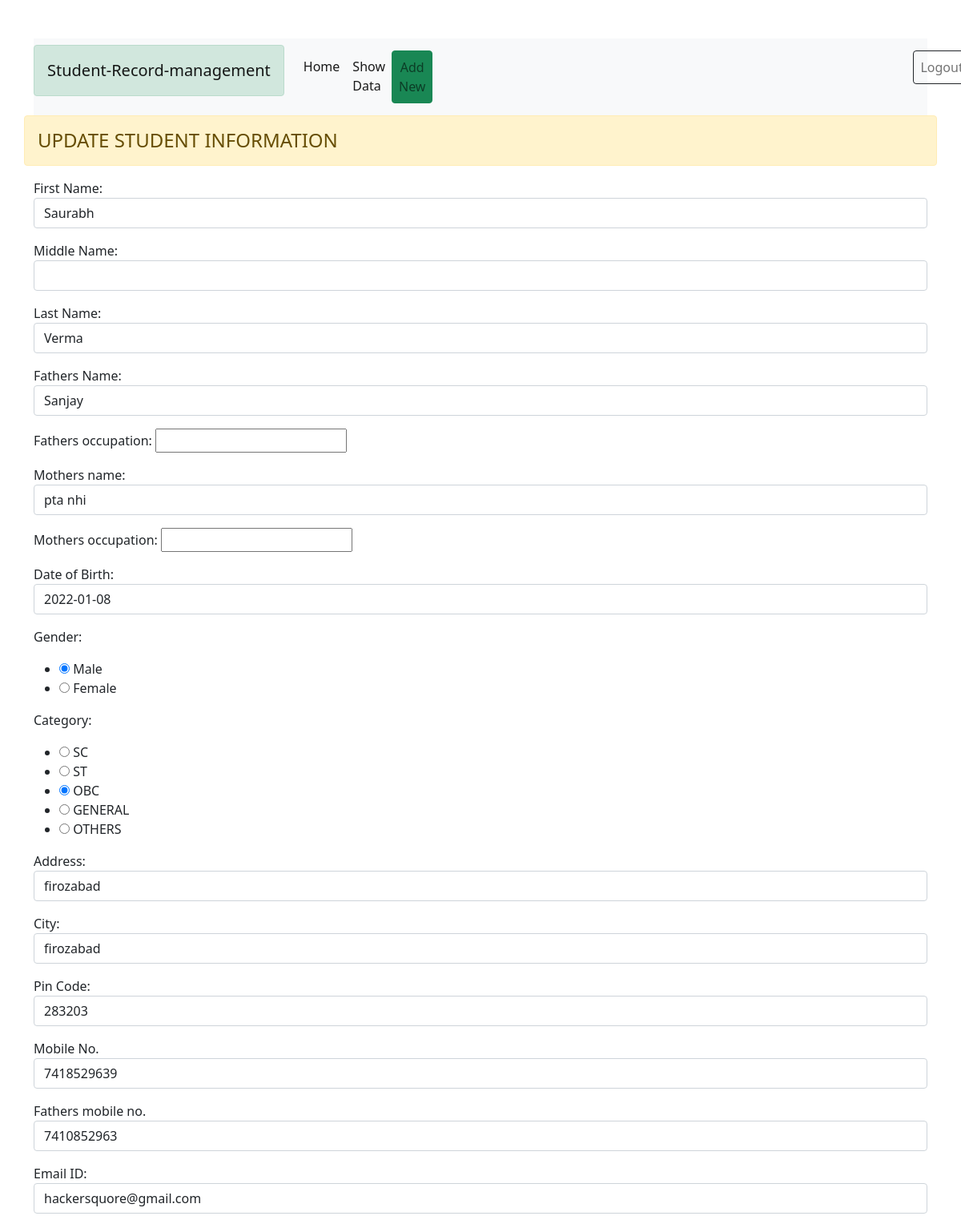
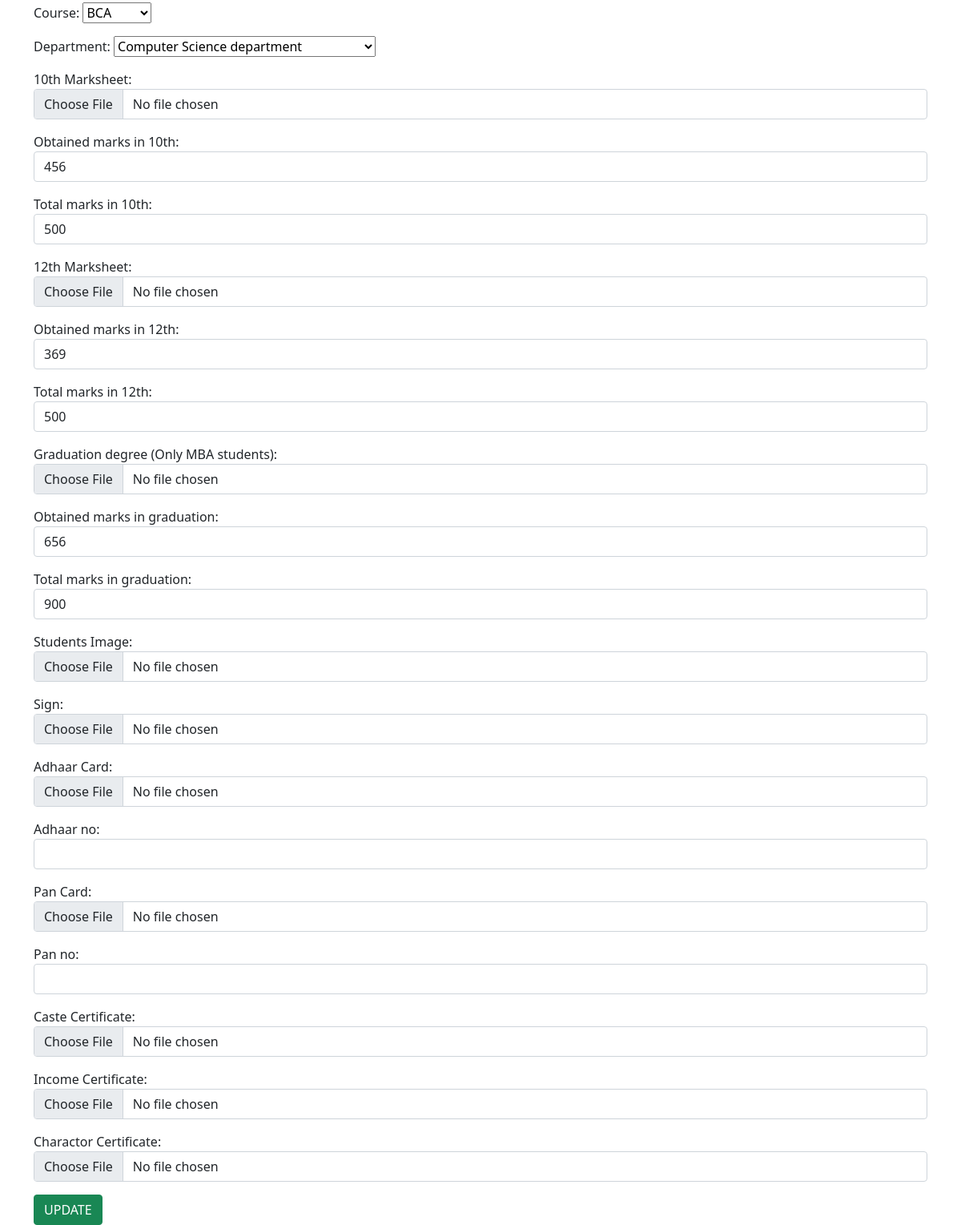
Screenshot of /12/ (signed in) with the database file from the repository (2 pictures, top to bottom).
### myapp/models.py (models this page shows)
class Student_data(models.Model):
 first_name = models.CharField(max_length=100)
 middle_name = models.CharField(max_length=100, blank=True)
 last_name = models.CharField(max_length=100)
 fathers_name = models.CharField(max_length=100)
 fathers_occupation = models.CharField(max_length=30, blank=True)
 mothers_name = models.CharField(max_length=100)
 mothers_occupation = models.CharField(max_length=30,  blank=True)
 dob = models.DateField(auto_now=False, auto_now_add=False)
 gender = models.CharField(max_length=100)
 category = models.CharField(max_length=50)
 address = models.CharField(max_length=180)
 city = models.CharField(max_length=180)
 pin = models.PositiveIntegerField()
 course = models.CharField(choices=COURSE_CHOICE, max_length=100)
 mark10_obtained = models.PositiveIntegerField(null=True, blank=True)
 mark10_total = models.PositiveIntegerField( null=True, blank=True)
 mark12_obtained = models.PositiveIntegerField(null=True, blank=True)
 mark12_total = models.PositiveIntegerField(null=True, blank=True)
 mark_graduation_obtained = models.PositiveIntegerField(null=True, blank=True)
 mark_graduation_total = models.PositiveIntegerField(null=True, blank=True)
 department = models.CharField(choices=DEPARTMENT_CHOICE, max_length=50, blank=True)
 mobile = models.PositiveIntegerField()
 mobile2 = models.PositiveIntegerField(null=True, blank=True)
 email = models.EmailField(null=True, blank=True)
 photo = models.ImageField(upload_to='d/1', blank=True)
 sign = models.ImageField(upload_to='d/8', blank=True)
 Adhaar = models.FileField(upload_to='d/2', blank=True)
 Adhaar_no = models.CharField(max_length=12, null=True, blank=True)
 pan = models.FileField(upload_to='d/3', blank=True)
 pan_no = models.CharField(max_length=10, null=True, blank=True)
 caste = models.FileField(upload_to='d/3', blank=True)
 income = models.FileField(upload_to='d/4', blank=True)
 charactor_certificate = models.FileField(upload_to='d/5', blank=True)
 mark10 = models.FileField(upload_to='d/6', blank=True)
 mark12 = models.FileField(upload_to='d/7', blank=True)
 mark_graduation=models.FileField(upload_to='d/8', blank=True)

### myapp/views.py (the view)
# urls.py: path('<int:id>/', views.update_data, name='updatedata'),
@login_required
def update_data(request, id):
   if request.method == 'POST':
      pi=Student_data.objects.get(pk=id)
      form = Student_data_form(request.POST, request.FILES, instance=pi)
      if form.is_valid():
         form.save
   else:
      pi=Student_data.objects.get(pk=id)
      form = Student_data_form(instance=pi)
   return render(request, "myapp/updatedata.html", {'form': form})

### myapp/templates/myapp/updatedata.html (shortened to what this page needs)
{% extends "myapp/base.html" %}
{% block content  %}
<div class="row">
<h4 class="alert alert-warning">UPDATE STUDENT INFORMATION</h4>
<form action="" method="post">
{{form.as_p}}
<input type="submit" class="btn btn-success" value="UPDATE">
</form>
</div>
{% endblock  %}

### rows the page displays
Student_data: first_name "Saurabh", last_name "Verma", fathers_name "Sanjay", mothers_name "pta nhi", dob "2022-01-08", gender "☑ Gender: ☐ Female", category "☐ Category: ☐ ST ☑ OBC ☐ GENERAL ☐ OTHERS", address "firozabad", city "firozabad", pin "283203", mobile "7418529639", mobile2 "7410852963", email "hackersquore@gmail.com", course "BCA", department "Computer Science department", mark10_obtained "456", mark10_total "500", mark12_obtained "369", mark12_total "500", mark_graduation_obtained "656", mark_graduation_total "900"
